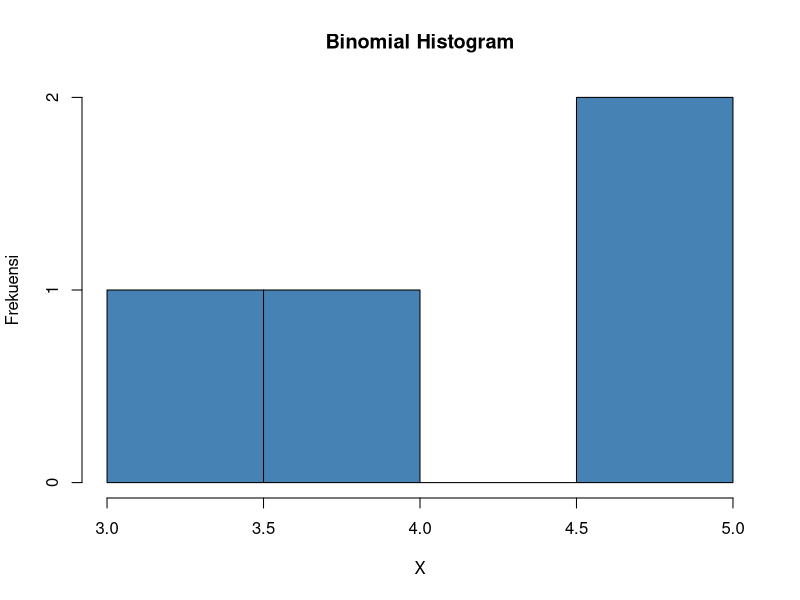

The R source for this figure:
# 2.a ditribusi binomial peluang terdapat 4 pasien yang sembuh 
# terdapat 20 pasien dengan peluang sembuh sebesar 0.2
# dbinom (p, n, prob)

n = 20
p = 4 
prob = 0.2

binomial <- dbinom(p, n, prob)
binomial


# 2.b histogram dari kasus nomor 2.a. 

n = 20
p = 4
prob = 0.2

hist(rbinom(p, n, prob), xlab="X", ylab="Frekuensi", main="Binomial Histogram", col="steelblue")


# 2.c. nilai rataan dan varian dari dirstribusi binomial 
# rataan E(x) = np
# varian var(x) = np(1-p)

n = 20
p = 0.2

E = n*p
var = n*p*(1-p)
